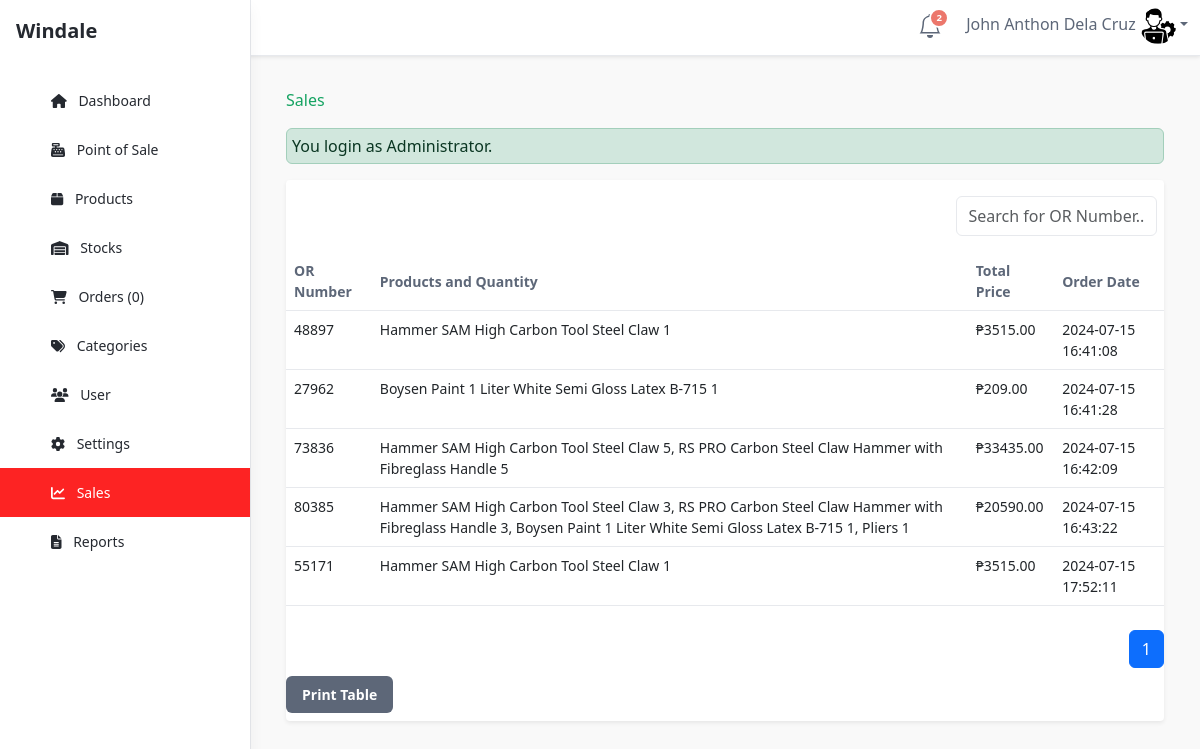
The page /admin/sales/index.php (signed in) on the database as committed earlier.
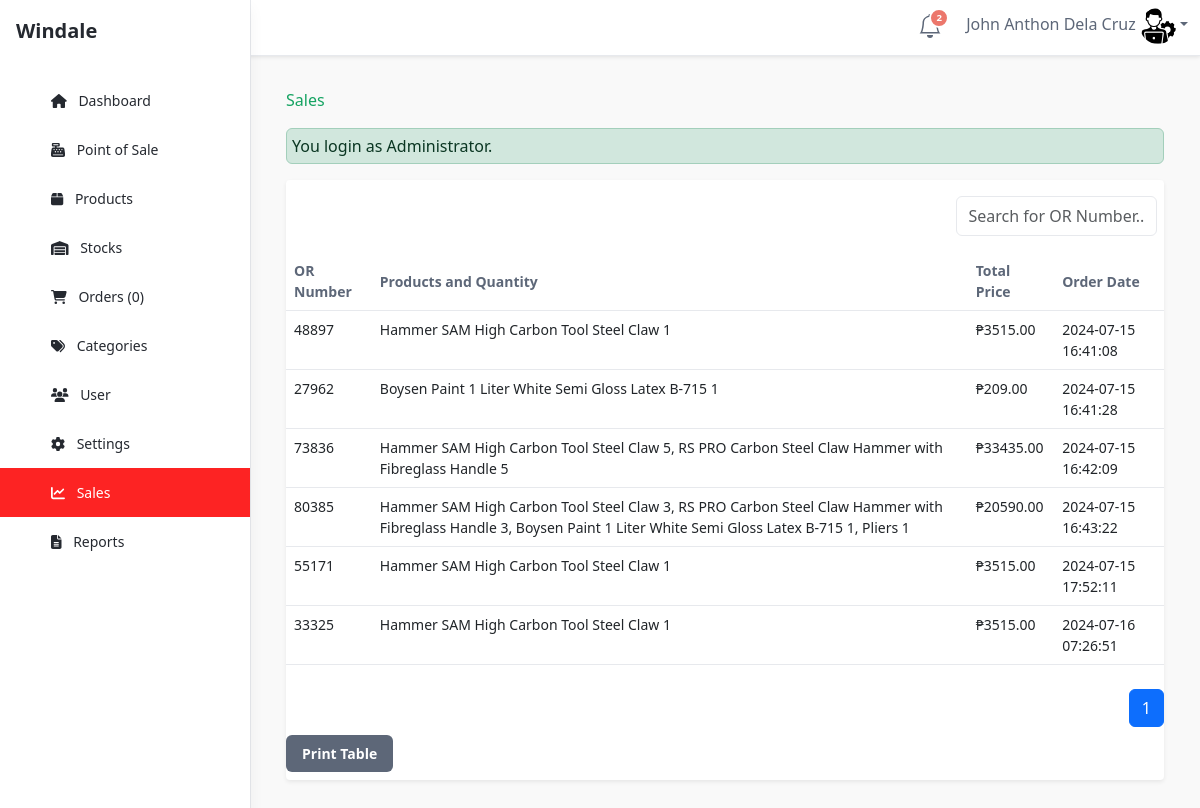
The same page on the database as committed later.
### tables this page shows
CREATE TABLE `orderpos` (
  `id` int(11) NOT NULL,
  `orNumber` varchar(10) DEFAULT NULL,
  `productDetails` text DEFAULT NULL,
  `totalPrice` decimal(10,2) DEFAULT NULL,
  `orderDate` timestamp NOT NULL DEFAULT current_timestamp()
);

### admin/sales/index.php (called while the page is built, shortened)
<?php
require_once ("../theme/templates.php");
?>

### admin/sales/list.php (the view, shortened to what this page needs)
<?php
require_once '../../admin/dbcon/conn.php';
$records_per_page = 10;
$page = isset($_GET['page']) ? $_GET['page'] : 1;
$offset = ($page - 1) * $records_per_page;
$total_records_query = "SELECT COUNT(*) as total FROM orderpos";
$total_result = mysqli_query($conn, $total_records_query);
$total_records = mysqli_fetch_assoc($total_result)['total'];
$total_pages = ceil($total_records / $records_per_page);
$query = "SELECT * FROM orderpos LIMIT $offset, $records_per_page";
$result = mysqli_query($conn, $query);
?>
<div class="tab-content" id="orders-table-tab-content">
    <div class="tab-pane fade show active" id="orders-all" role="tabpanel" aria-labelledby="orders-all-tab">
        <div class="app-card app-card-orders-table shadow-sm mb-5">
            <div class="app-card-body">
            <div class="row no-print justify-content-end mb-3">
                    <div class="col-md-3 col-sm-6 mt-3 right">
                        <div class="input-group">
                            <input type="text" id="searchInput" onkeyup="filterOrders()" class="form-control" placeholder="Search for OR Number...">
                        </div>
                    </div>
                </div>
                <div class="table-responsive">
                    <table class="table app-table-hover mb-0 text-left">
                        <thead>
                            <tr>
                                <th class="cell">OR Number</th>
                                <th class="cell">Products and Quantity</th>
                                <th class="cell">Total Price</th>
                                <th class="cell">Order Date</th>
                            </tr>
                        </thead>
                        <tbody id="orderTableBody">
                            <?php
                            if (mysqli_num_rows($result) > 0) {
                                while ($row = mysqli_fetch_assoc($result)) {
                                    echo "<tr>";
                                    echo "<td>" . htmlspecialchars($row['orNumber']) . "</td>";
                                    echo "<td>" . htmlspecialchars($row['productDetails']) . "</td>";
                                    echo "<td> &#8369;" . htmlspecialchars($row['totalPrice']) . "</td>";
                                    echo "<td>" . htmlspecialchars($row['orderDate']) . "</td>";
                                    echo "</tr>";
                                }
                            } else {
                                echo "<tr><td colspan='3' class='text-center'>No data available</td></tr>";
                            }
                            ?>
                        </tbody>
                    </table>
                </div>
                <nav aria-label="Page navigation" class="pagination-container mt-4 no-print">
                    <ul class="pagination no-print">
                        <?php
                        for ($i = 1; $i <= $total_pages; $i++) {
                            echo "<li class='page-item " . ($page == $i ? 'active' : '') . "'><a class='page-link' href='?page=$i'>$i</a></li>";
                        }
                        ?>
                    </ul>
                </nav>
                <button onclick="printTable()" class="btn btn-secondary mt-2 mb-2 no-print">Print Table</button>
            </div>
        </div>
    </div>
</div>

Rows that differ between the two databases and show on the page:
added orderpos: orNumber "33325", productDetails "Hammer SAM High Carbon Tool Steel Claw 1", totalPrice "3515.00", orderDate "2024-07-16 07:26:51"
